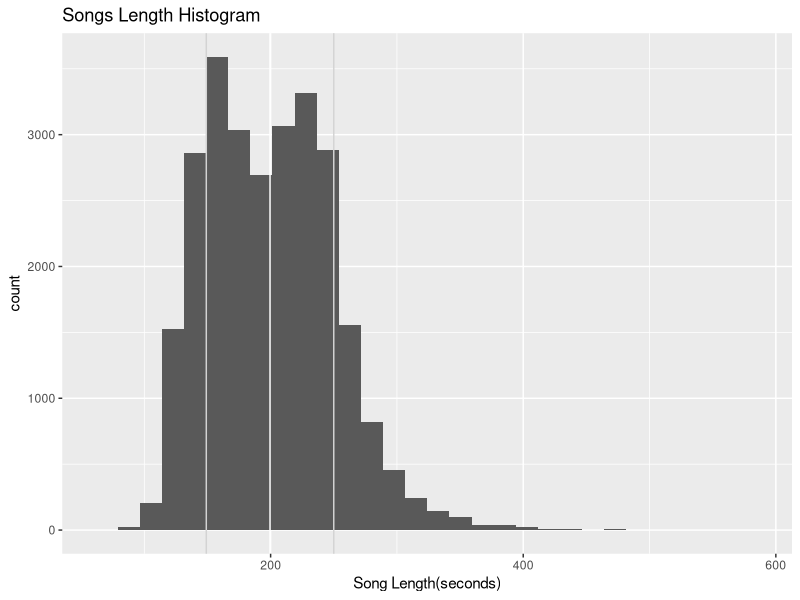

Generate this figure with R: (Note: this script raises an error after producing the figure.)
library("ggplot2")

charts_clean = read.delim("./charts_clean.tsv")
grammys = read.delim("./grammys.tsv", header=FALSE)
colnames(grammys) <- c("Year","Track")


# mode function, source: stackoverflow
Mode <- function(x) {
  ux <- unique(x)
  ux[which.max(tabulate(match(x, ux)))]
}

mean <- mean(charts_clean$Time.num)
deviation <- sd(charts_clean$Time.num)
median <- median(charts_clean$Time.num)
mode <- mode (charts_clean$Time.num)


# histogram plot settings
histogram_plot <-  ggplot(charts_clean, aes(Time.num), sd = sd(y)) + geom_histogram() +
  #geom_vline(aes(xintercept = median), color="blue") +
  geom_vline(aes(xintercept = mean), color="white") +
  geom_vline(aes(xintercept = mean - deviation), color="lightgray") +
  geom_vline(aes(xintercept = mean + deviation), color="lightgray") +
  #geom_vline(aes(xintercept = mode), color="#FF9999") +
  labs(x="Song Length(seconds)", title="Songs Length Histogram") 

#print(histogram_plot)
func_setSongLength <- function(trackName){
  result <- charts_clean[charts_clean[, "Track"] == as.character(trackName),,drop=FALSE]
  value <- head(result,1)$Time.num
  if(length(value) > 0){
    return(value)
  } else {
    return(NA)
  }
}

grammys$Time.num <- sapply(grammys$Track, func_setSongLength)

is.na(grammys$Time.num) <- which(grammys$Time.num == "")
grammys <- subset(grammys, !is.na(grammys$Time.num))
# scatter plot settings


scatter_plot <- ggplot() + 
  geom_smooth(data=grammys, aes(x=Year, y=Time.num), color="Black") + 
  geom_smooth(data=charts_clean, aes(x=Year, y=Time.num), color="Blue") + 
  labs(x="Year", y="Length (seconds)", title="Year vs Songs Length") +
print(scatter_plot)
